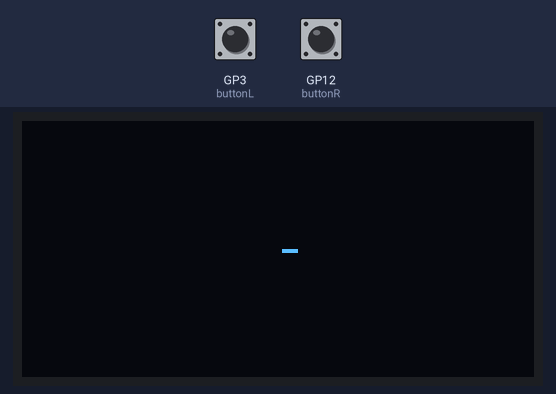
The program below on a simulated Raspberry Pi Pico running MicroPython. Shown: 128×64 one-colour display. The inputs (shaded band) are chosen by the test bench; at power-on: GP3 (buttonL) HIGH, GP12 (buttonR) HIGH. Threads take turns every 2 ms.

Above: at 1.4 s.
1.5 s: GP3 (buttonL) pulled LOW for 3.2 s
6.2 s: GP12 (buttonR) pulled LOW for 1 s
8.7 s: GP3 (buttonL) pulled LOW for 0.15 s
10.4 s: GP12 (buttonR) pulled LOW for 1 s
At 11.5 s:
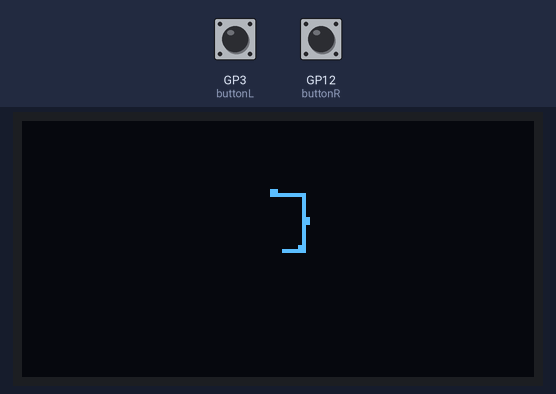
Timing chart, 0 to 13.4 s (numbered marks = the images above; inputs shaded):
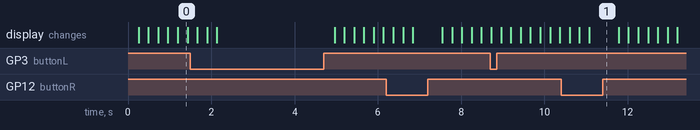

The program:

13_OLED_snake_thread.py
```python
from machine import Pin, I2C
from ssd1306 import SSD1306_I2C
from time import sleep
import _thread

i2c=I2C(0,sda=Pin(20), scl=Pin(21), freq=40000)
oled = SSD1306_I2C(128, 64, i2c)
buttonR = machine.Pin(12, machine.Pin.IN, machine.Pin.PULL_UP)#press = 0 , unpress = 1
buttonL = machine.Pin(3, machine.Pin.IN, machine.Pin.PULL_UP)

oled.fill(0)

x = 64
y = 32
button_caculation = 0

def button_thread():
    global button_caculation
    while True:
        if buttonR.value() == 0:button_caculation = button_caculation + 1
        if buttonL.value() == 0:button_caculation = button_caculation - 1
        if buttonR.value() == 0 and buttonL.value() == 0:break
        sleep(0.1)

_thread.start_new_thread(button_thread, ())

while True:
    if x > 128: x =0
    if x <0: x = 128
    if y > 64 : y =0
    if y <0 : y = 64
    if button_caculation % 4 == 0:x = x + 1
    if button_caculation % 4 == 1:y = y + 1
    if button_caculation % 4 == 2:x = x - 1
    if button_caculation % 4 == 3:y = y - 1
    if buttonR.value() == 0 and buttonL.value() == 0:break
    oled.pixel(x,y,1)
    oled.show()
```
